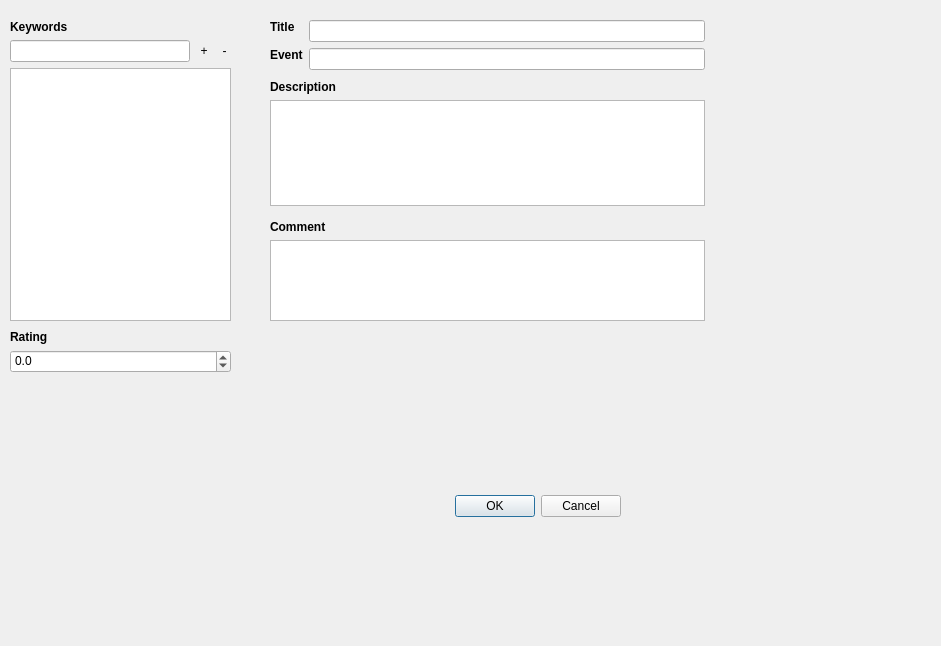
<?xml version="1.0" encoding="UTF-8"?>
<ui version="4.0">
 <class>Dialog</class>
 <widget class="QDialog" name="Dialog">
  <property name="geometry">
   <rect>
    <x>0</x>
    <y>0</y>
    <width>941</width>
    <height>646</height>
   </rect>
  </property>
  <property name="windowTitle">
   <string>Dialog</string>
  </property>
  <widget class="QDialogButtonBox" name="buttonBox">
   <property name="geometry">
    <rect>
     <x>280</x>
     <y>490</y>
     <width>341</width>
     <height>32</height>
    </rect>
   </property>
   <property name="orientation">
    <enum>Qt::Horizontal</enum>
   </property>
   <property name="standardButtons">
    <set>QDialogButtonBox::Cancel|QDialogButtonBox::Ok</set>
   </property>
  </widget>
  <widget class="QWidget" name="">
   <property name="geometry">
    <rect>
     <x>270</x>
     <y>20</y>
     <width>435</width>
     <height>52</height>
    </rect>
   </property>
   <layout class="QFormLayout" name="infoLayout">
    <property name="fieldGrowthPolicy">
     <enum>QFormLayout::ExpandingFieldsGrow</enum>
    </property>
    <item row="0" column="0">
     <widget class="QLabel" name="label_2">
      <property name="sizePolicy">
       <sizepolicy hsizetype="Fixed" vsizetype="Fixed">
        <horstretch>0</horstretch>
        <verstretch>0</verstretch>
       </sizepolicy>
      </property>
      <property name="font">
       <font>
        <weight>75</weight>
        <bold>true</bold>
       </font>
      </property>
      <property name="text">
       <string>Title</string>
      </property>
     </widget>
    </item>
    <item row="0" column="1">
     <widget class="QLineEdit" name="Xmp_dc_title"/>
    </item>
    <item row="1" column="0">
     <widget class="QLabel" name="label_3">
      <property name="sizePolicy">
       <sizepolicy hsizetype="Fixed" vsizetype="Fixed">
        <horstretch>0</horstretch>
        <verstretch>0</verstretch>
       </sizepolicy>
      </property>
      <property name="font">
       <font>
        <weight>75</weight>
        <bold>true</bold>
       </font>
      </property>
      <property name="text">
       <string>Event</string>
      </property>
     </widget>
    </item>
    <item row="1" column="1">
     <widget class="QLineEdit" name="Xmp_iptcExt_Event"/>
    </item>
   </layout>
  </widget>
  <widget class="QWidget" name="">
   <property name="geometry">
    <rect>
     <x>270</x>
     <y>80</y>
     <width>435</width>
     <height>126</height>
    </rect>
   </property>
   <layout class="QVBoxLayout" name="descriptionLayout">
    <item>
     <widget class="QLabel" name="label_5">
      <property name="sizePolicy">
       <sizepolicy hsizetype="Preferred" vsizetype="Fixed">
        <horstretch>0</horstretch>
        <verstretch>0</verstretch>
       </sizepolicy>
      </property>
      <property name="font">
       <font>
        <weight>75</weight>
        <bold>true</bold>
       </font>
      </property>
      <property name="text">
       <string>Description</string>
      </property>
      <property name="alignment">
       <set>Qt::AlignBottom|Qt::AlignLeading|Qt::AlignLeft</set>
      </property>
     </widget>
    </item>
    <item>
     <widget class="QPlainTextEdit" name="Xmp_dc_description"/>
    </item>
   </layout>
  </widget>
  <widget class="QWidget" name="">
   <property name="geometry">
    <rect>
     <x>270</x>
     <y>220</y>
     <width>435</width>
     <height>101</height>
    </rect>
   </property>
   <layout class="QVBoxLayout" name="imageCommentLayout">
    <item>
     <widget class="QLabel" name="imageCommentLabel">
      <property name="sizePolicy">
       <sizepolicy hsizetype="Preferred" vsizetype="Fixed">
        <horstretch>0</horstretch>
        <verstretch>0</verstretch>
       </sizepolicy>
      </property>
      <property name="font">
       <font>
        <weight>75</weight>
        <bold>true</bold>
       </font>
      </property>
      <property name="text">
       <string>Comment</string>
      </property>
      <property name="alignment">
       <set>Qt::AlignBottom|Qt::AlignLeading|Qt::AlignLeft</set>
      </property>
     </widget>
    </item>
    <item>
     <widget class="QPlainTextEdit" name="imageComment"/>
    </item>
   </layout>
  </widget>
  <widget class="QWidget" name="">
   <property name="geometry">
    <rect>
     <x>10</x>
     <y>330</y>
     <width>221</width>
     <height>44</height>
    </rect>
   </property>
   <layout class="QVBoxLayout" name="ratingLayout">
    <item>
     <widget class="QLabel" name="ratingLabel">
      <property name="sizePolicy">
       <sizepolicy hsizetype="Preferred" vsizetype="Fixed">
        <horstretch>0</horstretch>
        <verstretch>0</verstretch>
       </sizepolicy>
      </property>
      <property name="font">
       <font>
        <weight>75</weight>
        <bold>true</bold>
       </font>
      </property>
      <property name="text">
       <string>Rating</string>
      </property>
      <property name="alignment">
       <set>Qt::AlignBottom|Qt::AlignLeading|Qt::AlignLeft</set>
      </property>
     </widget>
    </item>
    <item>
     <widget class="QDoubleSpinBox" name="ratingSpinBox">
      <property name="alignment">
       <set>Qt::AlignLeading|Qt::AlignLeft|Qt::AlignTop</set>
      </property>
      <property name="decimals">
       <number>1</number>
      </property>
      <property name="minimum">
       <double>-1.000000000000000</double>
      </property>
      <property name="maximum">
       <double>5.000000000000000</double>
      </property>
     </widget>
    </item>
   </layout>
  </widget>
  <widget class="QWidget" name="">
   <property name="geometry">
    <rect>
     <x>10</x>
     <y>20</y>
     <width>221</width>
     <height>301</height>
    </rect>
   </property>
   <layout class="QVBoxLayout" name="subjectLayout">
    <item>
     <layout class="QVBoxLayout" name="verticalLayout_2">
      <item>
       <widget class="QLabel" name="label">
        <property name="font">
         <font>
          <weight>75</weight>
          <bold>true</bold>
         </font>
        </property>
        <property name="text">
         <string>Keywords</string>
        </property>
       </widget>
      </item>
      <item>
       <layout class="QHBoxLayout" name="horizontalLayout">
        <item>
         <widget class="SpotlightWidget" name="xmpDcSubjectKeyword"/>
        </item>
        <item>
         <widget class="QToolButton" name="addXmpDcSubjectButton">
          <property name="styleSheet">
           <string notr="true">QToolButton {border: none;}</string>
          </property>
          <property name="text">
           <string>+</string>
          </property>
         </widget>
        </item>
        <item>
         <widget class="QToolButton" name="removeXmpDcSubjectButton">
          <property name="styleSheet">
           <string notr="true">QToolButton {border: none;}</string>
          </property>
          <property name="text">
           <string>-</string>
          </property>
         </widget>
        </item>
       </layout>
      </item>
     </layout>
    </item>
    <item>
     <widget class="QListView" name="xmpDcSubjectListView"/>
    </item>
   </layout>
  </widget>
 </widget>
 <customwidgets>
  <customwidget>
   <class>SpotlightWidget</class>
   <extends>QLineEdit</extends>
   <header>SpotlightWidget.h</header>
  </customwidget>
 </customwidgets>
 <resources/>
 <connections>
  <connection>
   <sender>buttonBox</sender>
   <signal>accepted()</signal>
   <receiver>Dialog</receiver>
   <slot>accept()</slot>
   <hints>
    <hint type="sourcelabel">
     <x>248</x>
     <y>254</y>
    </hint>
    <hint type="destinationlabel">
     <x>157</x>
     <y>274</y>
    </hint>
   </hints>
  </connection>
  <connection>
   <sender>buttonBox</sender>
   <signal>rejected()</signal>
   <receiver>Dialog</receiver>
   <slot>reject()</slot>
   <hints>
    <hint type="sourcelabel">
     <x>316</x>
     <y>260</y>
    </hint>
    <hint type="destinationlabel">
     <x>286</x>
     <y>274</y>
    </hint>
   </hints>
  </connection>
 </connections>
</ui>
